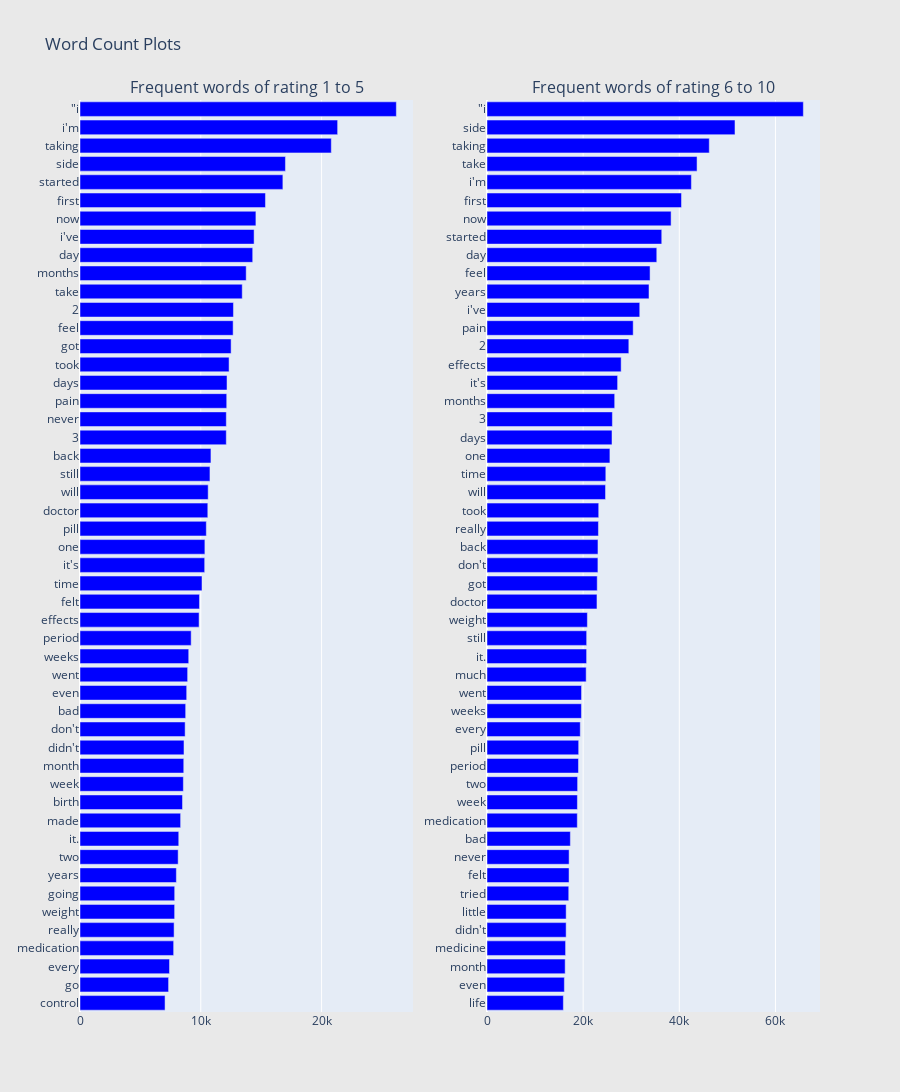

The notebook cell this image was saved under:
### Code cell
## custom function for ngram generation ##
def generate_ngrams(text, n_gram=1):
    token = [token for token in text.lower().split(" ") if token != "" if token not in STOPWORDS]
    ngrams = zip(*[token[i:] for i in range(n_gram)])
    return [" ".join(ngram) for ngram in ngrams]

## custom function for horizontal bar chart ##
def horizontal_bar_chart(df, color):
    trace = go.Bar(
        y=df["word"].values[::-1],
        x=df["wordcount"].values[::-1],
        showlegend=False,
        orientation = 'h',
        marker=dict(
            color=color,
        ),
    )
    return trace

## Get the bar chart from rating  8 to 10 review ##
freq_dict = defaultdict(int)
for sent in df_all_1_5["review"]:
    for word in generate_ngrams(sent):
        freq_dict[word] += 1
fd_sorted = pd.DataFrame(sorted(freq_dict.items(), key=lambda x: x[1])[::-1])
fd_sorted.columns = ["word", "wordcount"]
trace0 = horizontal_bar_chart(fd_sorted.head(50), 'blue')

## Get the bar chart from rating  4 to 7 review ##
freq_dict = defaultdict(int)
for sent in df_all_6_10["review"]:
    for word in generate_ngrams(sent):
        freq_dict[word] += 1
fd_sorted = pd.DataFrame(sorted(freq_dict.items(), key=lambda x: x[1])[::-1])
fd_sorted.columns = ["word", "wordcount"]
trace1 = horizontal_bar_chart(fd_sorted.head(50), 'blue')

# Creating two subplots
fig = tools.make_subplots(rows=1, cols=2, vertical_spacing=0.04,
                          subplot_titles=["Frequent words of rating 1 to 5", 
                                          "Frequent words of rating 6 to 10"])
fig.append_trace(trace0, 1, 1)
fig.append_trace(trace1, 1, 2)
fig['layout'].update(height=1200, width=900, paper_bgcolor='rgb(233,233,233)', title="Word Count Plots")
py.iplot(fig, filename='word-plots')

### Figure 1 — Plotly figure (JSON) as saved in the notebook; plotly's stock layout.template omitted (floating-point values rounded to 4 significant figures)
{"data": [{"marker": {"color": "blue"}, "orientation": "h", "showlegend": false, "type": "bar", "x": [7041, 7333, 7410, 7753, 7789, 7834, 7839, 7977, 8126, 8176, 8330, 8486, 8557, 8590, 8609, 8703, 8748, 8832, 8911, 9001, 9203, 9858, 9891, 10100, 10322, 10339, 10457, 10581, 10611, 10759, 10840, 12111, 12113, 12147, 12171, 12341, 12510, 12678, 12703, 13431, 13758, 14298, 14413, 14563, 15353, 16795, 17008, 20804, 21329, 26189], "xaxis": "x", "y": ["control", "go", "every", "medication", "really", "weight", "going", "years", "two", "it.", "made", "birth", "week", "month", "didn&#039;t", "don&#039;t", "bad", "even", "went", "weeks", "period", "effects", "felt", "time", "it&#039;s", "one", "pill", "doctor", "will", "still", "back", "3", "never", "pain", "days", "took", "got", "feel", "2", "take", "months", "day", "i&#039;ve", "now", "first", "started", "side", "taking", "i&#039;m", "\"i"], "yaxis": "y"}, {"marker": {"color": "blue"}, "orientation": "h", "showlegend": false, "type": "bar", "x": [15884, 16095, 16260, 16346, 16463, 16466, 17006, 17068, 17080, 17343, 18785, 18806, 18849, 19028, 19071, 19401, 19642, 19664, 20629, 20720, 20730, 20880, 22875, 22930, 23073, 23083, 23182, 23240, 24655, 24716, 25567, 26004, 26083, 26561, 27169, 27905, 29502, 30410, 31774, 33698, 33921, 35318, 36350, 38293, 40461, 42518, 43695, 46237, 51586, 65806], "xaxis": "x2", "y": ["life", "even", "month", "medicine", "didn&#039;t", "little", "tried", "felt", "never", "bad", "medication", "week", "two", "period", "pill", "every", "weeks", "went", "much", "it.", "still", "weight", "doctor", "got", "don&#039;t", "back", "really", "took", "will", "time", "one", "days", "3", "months", "it&#039;s", "effects", "2", "pain", "i&#039;ve", "years", "feel", "day", "started", "now", "first", "i&#039;m", "take", "taking", "side", "\"i"], "yaxis": "y2"}], "layout": {"annotations": [{"font": {"size": 16}, "showarrow": false, "text": "Frequent words of rating 1 to 5", "x": 0.225, "xanchor": "center", "xref": "paper", "y": 1, "yanchor": "bottom", "yref": "paper"}, {"font": {"size": 16}, "showarrow": false, "text": "Frequent words of rating 6 to 10", "x": 0.775, "xanchor": "center", "xref": "paper", "y": 1, "yanchor": "bottom", "yref": "paper"}], "height": 1200, "paper_bgcolor": "rgb(233,233,233)", "title": {"text": "Word Count Plots"}, "width": 900, "xaxis": {"anchor": "y", "domain": [0, 0.45]}, "xaxis2": {"anchor": "y2", "domain": [0.55, 1]}, "yaxis": {"anchor": "x", "domain": [0, 1]}, "yaxis2": {"anchor": "x2", "domain": [0, 1]}}}
